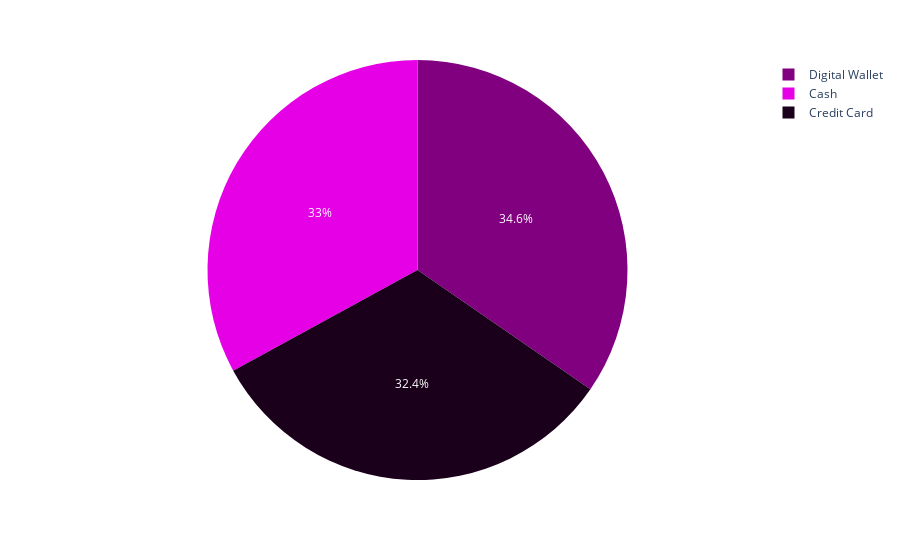

Write notebook code for a chart like this one.
### Code cell
px.pie(data_frame=aa,names=df["Payment Method"], color_discrete_sequence=["purple"])

### Figure 1 — Plotly figure (JSON) as saved in the notebook; plotly's stock layout.template omitted (floating-point values rounded to 4 significant figures; data arrays with more than 128 entries replaced by an {"elided": "..."} marker saying what was removed)
{"data": [{"domain": {"x": [0, 1], "y": [0, 1]}, "hovertemplate": "label=%{label}<extra></extra>", "labels": {"elided": "3089 str values"}, "legendgroup": "", "name": "", "showlegend": true, "type": "pie"}], "layout": {"legend": {"tracegroupgap": 0}, "margin": {"t": 60}, "piecolorway": ["purple"]}}
